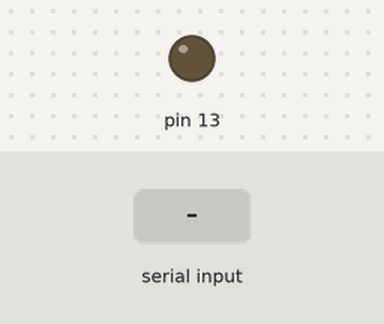
The sketch below on a simulated Arduino Uno, built with avr-gcc and run on an emulated ATmega328P. Shown: output pins drawn as LEDs (lit = HIGH). The inputs (shaded band) are chosen by the test bench.

Above: at 1.2 s.
1.3 s: "1" received over Serial
Timing chart, 0 to 4.3 s (numbered marks = the images above; inputs shaded):
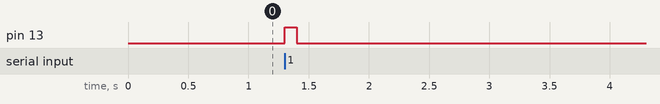

The sketch:

LAB5_CRC.ino
```cpp
void setup() {
  Serial.begin(9600);
  pinMode(13, OUTPUT);

}

void loop() {
  if(Serial.available() != 0){
    Serial.read();
    digitalWrite(13, HIGH);
    delay(100);
    digitalWrite(13, LOW);
}
}
```

Measured:
- after the input at 1.3 s, pin 13: LOW → HIGH at once, → LOW 0.10 s later
